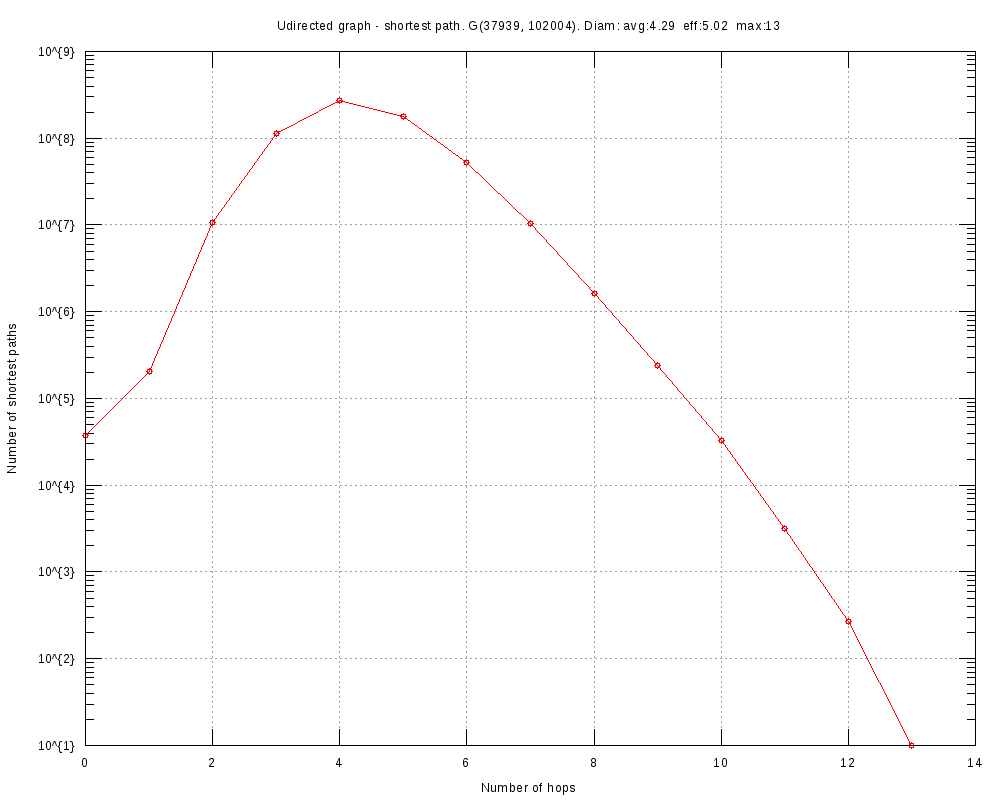

This chart was generated by the following gnuplot code:
#
# Undirected graph - shortest path. G(37939, 102004). Diam: avg:4.29  eff:5.02  max:13 (Mon Sep  9 03:54:08 2019)
#

set title "Undirected graph - shortest path. G(37939, 102004). Diam: avg:4.29  eff:5.02  max:13"
set key bottom right
set logscale y 10
set format y "10^{%L}"
set mytics 10
set grid
set xlabel "Number of hops"
set ylabel "Number of shortest paths"
set tics scale 2
set terminal png font arial 10 size 1000,800
set output 'diam.soc-Epinions1-subgraph.png'
plot 	"diam.soc-Epinions1-subgraph.tab" using 1:2 title "" with linespoints pt 6
